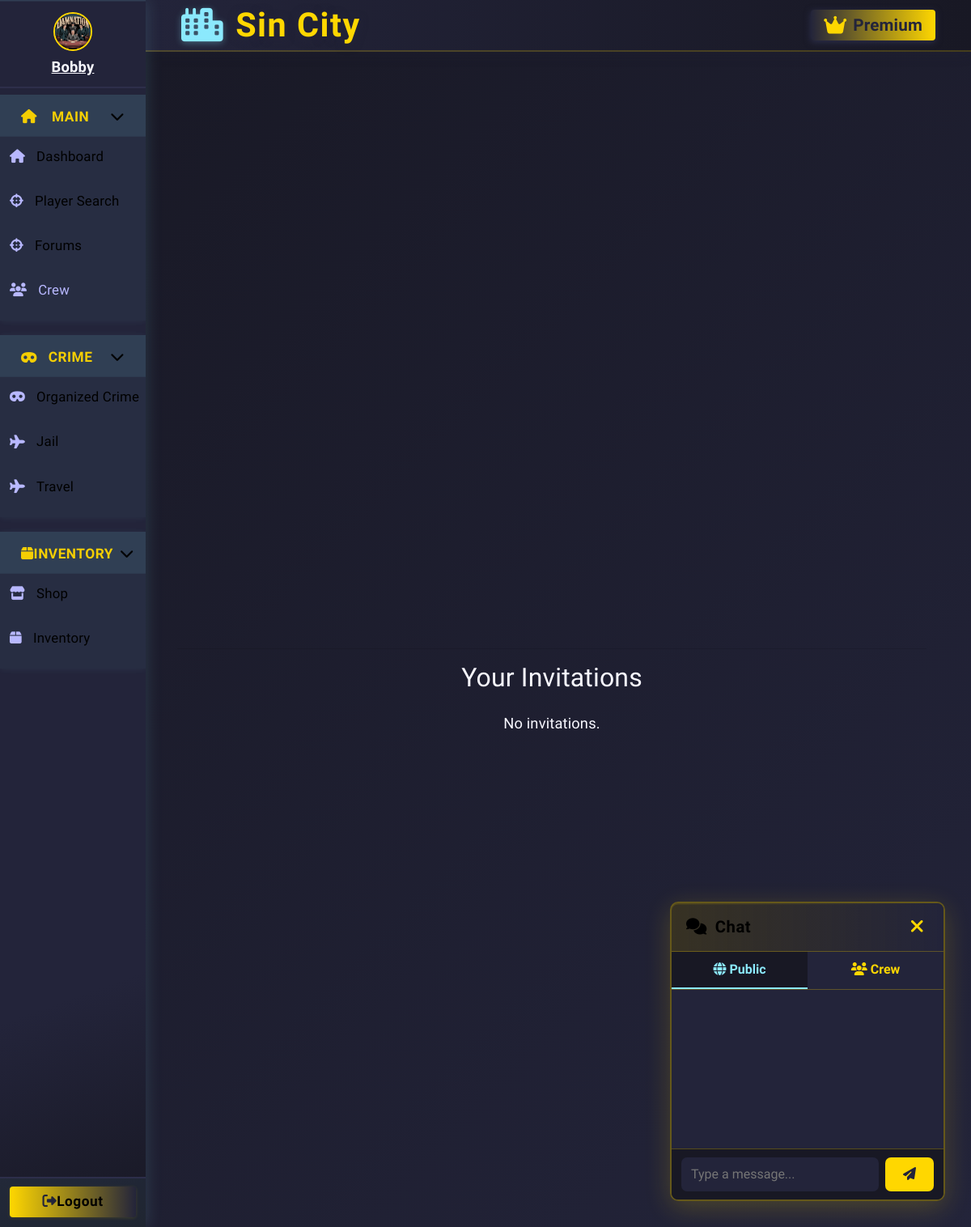
The app's page /join_crew (signed in) with its own data.
### app.py (models this page shows, shortened)
class Character(db.Model):
    __tablename__ = 'character'
    id = db.Column(db.Integer, primary_key=True)
    user_id = db.Column(db.Integer, db.ForeignKey('user.id'), nullable=True)
    user = db.relationship('User', backref='linked_character', foreign_keys=[user_id])
    name = db.Column(db.String(64), unique=True, nullable=False)
    health = db.Column(db.Integer, default=100)
    money = db.Column(db.Integer, default=250)
    level = db.Column(db.Integer, default=1)
    xp = db.Column(db.Integer, default=0)
    last_crime_time = db.Column(db.DateTime, nullable=True)
    last_travel_time = db.Column(db.DateTime, nullable=True)
    city = db.Column(db.String(64), default="New York")
    gun_id = db.Column(db.Integer, db.ForeignKey('shop_item.id'))
    gun = db.relationship('ShopItem', foreign_keys=[gun_id])
    in_jail = db.Column(db.Boolean, default=False)
    jail_until = db.Column(db.DateTime, nullable=True)
    crime_group_id = db.Column(db.Integer, db.ForeignKey('organized_crime.id'))
    crime_group = db.relationship("OrganizedCrime", back_populates="members", foreign_keys=[crime_group_id])
    master_id = db.Column(db.Integer, db.ForeignKey('user.id'))
    earn_streak = db.Column(db.Integer, default=0)
    last_earned = db.Column(db.DateTime, nullable=True)
    is_alive = db.Column(db.Boolean, default=True)
    profile_image = db.Column(db.String(255), nullable=True)
    crew = db.Column(db.Integer, db.ForeignKey('crew.id'), nullable=True)
    crew_id = db.Column(db.Integer, db.ForeignKey('crew.id'))
    linked_user = db.relationship('User', foreign_keys=[user_id], overlaps="linked_character,linked_characters,user")
    crew = db.relationship('Crew', backref='characters')

### app.py (the view, shortened to what this page needs)
@app.route('/join_crew', methods=['GET', 'POST'])
@login_required
def join_crew():
    crews = Crew.query.all()
    invitations = CrewInvitation.query.filter_by(invitee_id=current_user.id).all()
    return render_template('notifications.html', crews=crews, invitations=invitations)

### app.py (called while the page is built)
@app.context_processor
def inject_user():
    return dict(user=current_user)

@app.before_request
def update_last_seen():
    if current_user.is_authenticated:
        now = datetime.utcnow()
        if not current_user.last_seen or (now - current_user.last_seen).seconds > 1:
            current_user.last_seen = now
            db.session.commit()

@app.before_request
def enable_sqlite_fk():
    if db.engine.url.drivername == 'sqlite':
        with db.engine.connect() as conn:
            conn.execute(db.text("PRAGMA foreign_keys=ON"))

@app.before_request
def check_character_alive():
    if current_user.is_authenticated:
        char = Character.query.filter_by(master_id=current_user.id).first()
        if not char or not char.is_alive:
            if request.endpoint not in ('create_character', 'logout', 'static'):
                return redirect(url_for('create_character'))

@login_manager.user_loader
def load_user(user_id):
    return db.session.get(User, int(user_id))

@app.context_processor
def inject_current_character():
    from flask_login import current_user
    if current_user.is_authenticated:
        character = Character.query.filter_by(master_id=current_user.id, is_alive=True).first()
        return dict(current_character=character)
    return dict(current_character=None)

### templates/notifications.html (shortened to what this page needs)
{% extends "base.html" %}
{% block content %}
<div class="container min-vh-100 d-flex flex-column justify-content-center align-items-center">
  <hr class="w-100">
  <h2 class="text-center mb-4">Your Invitations</h2>
  {% if invitations %}
    <ul class="list-group w-100" style="max-width: 600px;">
      {% for invite in invitations %}
        <li class="list-group-item d-flex flex-column flex-md-row justify-content-between align-items-center mb-2">
          <span>
            Invitation from <strong>{{ invite.inviter.username }}</strong>
            to join crew <strong>{{ invite.crew.name }}</strong>
          </span>
          <span class="mt-2 mt-md-0">
            <a href="{{ url_for('accept_invite', invite_id=invite.id) }}" class="btn btn-success btn-sm mx-1">Accept</a>
            <a href="{{ url_for('decline_invite', invite_id=invite.id) }}" class="btn btn-danger btn-sm mx-1">Decline</a>
          </span>
        </li>
      {% endfor %}
    </ul>
  {% else %}
    <p class="text-center">No invitations.</p>
  {% endif %}
</div>
{% endblock %}

### templates/base.html (shortened to what this page needs)
<!DOCTYPE html>
<html lang="en">
<head>
  <link rel="stylesheet" href="https://cdn.jsdelivr.net/npm/bootstrap@4.6.2/dist/css/bootstrap.min.css">
  <link rel="stylesheet" href="https://cdnjs.cloudflare.com/ajax/libs/font-awesome/6.4.2/css/all.min.css">
</head>
<body class="fade-in">
  <div class="layout-root fade-in">
    <div class="sidebar {% if request.endpoint in ['login', 'register'] %}d-none{% endif %}">
      <nav class="sidebar">
        {% if current_user.is_authenticated %}
          <div class="sidebar-user">
            {% set character = current_character %}
                {% if character and character.profile_image %}
                  <img
                    src="{{ url_for('static', filename=character.profile_image) if not character.profile_image.startswith('http') else character.profile_image }}"
                    class="crew-avatar"
                    alt="avatar"
                    style="width:48px;height:48px;border-radius:50%;margin-bottom:6px;border:2px solid #ffd700;object-fit:cover;"
                  >
                {% else %}
                  <i id="char-name" class="fas fa-user-circle"></i>
                {% endif %}
                {% if character %}
                  <a href="{{ url_for('profile_by_id', char_id=character.id) }}" style="color:inherit; text-decoration: underline;">
                    <strong>{{ character.name }}</strong>
                  </a>
                {% else %}
                  <span><strong>No character</strong></span>
                {% endif %}
          </div>
        {% endif %}
        <div class="sidebar-nav">
          <div class="sidebar-category">
            <div class="sidebar-category-title collapsible" onclick="toggleSidebarCategory(this)">
              <i class="fas fa-home"></i> Main
              <span class="collapse-arrow"><i class="fas fa-chevron-down"></i></span>
            </div>
            <div class="sidebar-subnav">
              <a href="{{ url_for('dashboard') }}" class="{% if request.endpoint == 'dashboard' %}active{% endif %}">
                <i class="fas fa-home"></i> <span>Dashboard</span>
              </a>
              <a href="{{ url_for('player_search') }}" class="{% if request.endpoint == 'player_search' %}active{% endif %}">
                <i class="fas fa-crosshairs"></i> <span>Player Search</span>
              </a>
              <a href="{{ url_for('forums') }}" class="{% if request.endpoint == 'forums' %}active{% endif %}">
                <i class="fas fa-crosshairs"></i> <span>Forums</span>
              </a>
              {% if current_user.is_authenticated and current_character and current_character.crew_id %}
              <a href="{{ url_for('crew_page', crew_id=current_character.crew_id) }}" >
                <i class="fas fa-users"></i> Crew
              </a>
              {% endif %}
            </div>
          </div>
          <div class="sidebar-category">
            <div class="sidebar-category-title collapsible" onclick="toggleSidebarCategory(this)">
              <i class="fas fa-mask"></i> Crime
              <span class="collapse-arrow"><i class="fas fa-chevron-down"></i></span>
            </div>
            <div class="sidebar-subnav">
              <a href="{{ url_for('create_crime') }}" class="{% if request.endpoint == 'create_crime' %}active{% endif %}">
                <i class="fas fa-mask"></i> <span>Organized Crime</span>
              </a>
              <a href="{{ url_for('jail') }}" class="{% if request.endpoint == 'jail' %}active{% endif %}">
                <i class="fas fa-plane"></i> <span>Jail</span>
              </a>
              <a href="{{ url_for('travel') }}" class="{% if request.endpoint == 'travel' %}active{% endif %}">
                <i class="fas fa-plane"></i> <span>Travel</span>
              </a>
            </div>
          </div>
          <div class="sidebar-category">
            <div class="sidebar-category-title collapsible" onclick="toggleSidebarCategory(this)">
              <i class="fas fa-box"></i> Inventory
              <span class="collapse-arrow"><i class="fas fa-chevron-down"></i></span>
            </div>
            <div class="sidebar-subnav">
              <a href="{{ url_for('shop') }}" class="{% if request.endpoint == 'shop' %}active{% endif %}">
                <i class="fas fa-store"></i> <span>Shop</span>
              </a>
              <a href="{{ url_for('inventory') }}" class="{% if request.endpoint == 'inventory' %}active{% endif %}">
                <i class="fas fa-box"></i> <span>Inventory</span>
              </a>
            </div>
          </div>
        </div>
        <div class="sidebar-footer">
          {% if current_user.is_authenticated %}
          <a href="{{ url_for('logout') }}" class="btn"><i id="fas-fa" class="fas fa-sign-out-alt"></i><span>Logout</span> </a>
          {% endif %}
        </div>
      </nav>
    </div>
    <div class="main-area">
      <header class="topbar">
        <span class="topbar-title">
          <i class="fas fa-city"></i> {% block topbar_title %}Sin City{% endblock %}
        </span>
        <div class="topbar-actions">
          {% block topbar_actions %}
          {% if current_user.is_authenticated and not current_user.premium %}
          <form action="{{ url_for('upgrade') }}" method="post" class="d-inline">
            <button type="submit" class="btn">
              <i class="fas fa-star"></i> Upgrade
            </button>
          </form>
          {% elif current_user.is_authenticated and current_user.premium %}
          <span class="badge">
            <i class="fas fa-crown"></i> Premium
          </span>
          {% endif %}
          {% endblock %}
        </div>
      </header>
      <main class="content-area">
        {% block content %}{% endblock %}
      </main>
    </div>
    {% if current_user.is_authenticated %}
    <div id="floating-chat">
      <div class="chat-header">
        <span class="chat-title"><i class="fas fa-comments"></i> Chat</span>
        <button type="button" class="chat-close" onclick="toggleChat()" title="Close chat">
          <i class="fas fa-times"></i>
        </button>
      </div>
      <div class="chat-tabs">
        <button type="button" id="tab-public" class="chat-tab active-tab" onclick="switchTab('public')">
          <i class="fas fa-globe"></i> Public
        </button>
        <button type="button" id="tab-crew" class="chat-tab" onclick="switchTab('crew')">
          <i class="fas fa-users"></i> Crew
        </button>
      </div>
      <div id="chat-messages" class="chat-messages"></div>
      <form id="chat-form" autocomplete="off">
        <input type="text" id="chat-input" placeholder="Type a message..." maxlength="250" />
        <button type="submit" id="chat-submit"><i class="fas fa-paper-plane"></i></button>
      </form>
    </div>
    {% endif %}
  </div>
</body>
</html>

### templates/notifications.html (style rules this page uses)
span { color: black; }

### records on screen
Character: profile_image (picture), name "Bobby"
